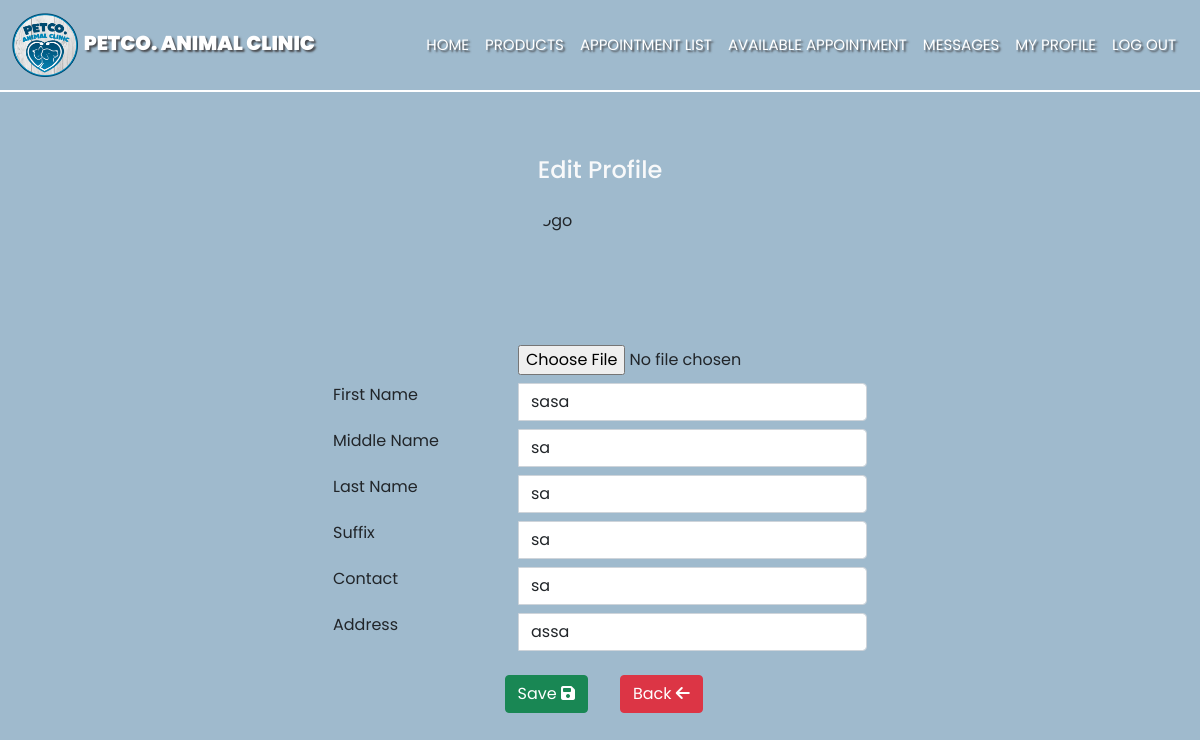
Page /user-edit-profile.php?updateid=99 (signed in) on the committed database.
### tables this page shows
CREATE TABLE `usertable` (
  `id` int(11) NOT NULL,
  `first_name` varchar(255) NOT NULL,
  `middle_name` varchar(255) NOT NULL,
  `last_name` varchar(255) NOT NULL,
  `suffix` varchar(10) NOT NULL,
  `position` varchar(255) NOT NULL,
  `address` varchar(255) NOT NULL,
  `email` varchar(255) NOT NULL,
  `password` varchar(255) NOT NULL,
  `code` mediumint(50) NOT NULL,
  `status` text NOT NULL,
  `contact` varchar(100) NOT NULL,
  `image_dir` varchar(255) NOT NULL,
  `image_filename` varchar(255) NOT NULL,
  `user_level` varchar(255) NOT NULL,
  `archive` varchar(255) NOT NULL
);

### user-edit-profile.php (the view, shortened to what this page needs)
<?php
    require('layouts/header_employee.php');
     require('php/connection.php');
      $user_id = $_SESSION['user_id'];
    if (isset($_GET['updateid'])){
      $editprofile = "SELECT * FROM usertable WHERE id = '$user_id'";
      $result = mysqli_query($con, $editprofile);
      $rowimageEdit = mysqli_fetch_array($result, MYSQLI_ASSOC);
    }
?>
    <div class="container  mt-5">
        <h4 class="text-center c-white py-3 text-light">Edit Profile </h4>
        <form action="php/profile-edit-process.php" method="post" enctype="multipart/form-data">
            <div class="row justify-content-md-center mb-5 ">
                <div class="row justify-content-md-center mb-2">
                    <label class="col-md-2 control-label "></label>
                    <div class="col-md-4 inputGroupContainer ">
                        <div class="input-group">
                            <img src="asset/profiles/<?php echo $rowimageEdit['image_filename']?>"
                                class="rounded-circle" alt="Logo" style="width:40%; height:17vh" />
                            <input type="file" name="photo" placeholder="laagy" required>
                        </div>
                    </div>
                </div>
                <div class="row  justify-content-md-center mb-2">
                    <label class="col-md-2 control-label">First Name</label>
                    <div class="col-md-4 inputGroupContainer">
                        <div class="input-group">
                            <input name="fname" class="form-control" type="text"
                                value="<?php echo $rowimageEdit['first_name'];   ?>" required>
                        </div>
                    </div>
                </div>
                <div class="row  justify-content-md-center mb-2">
                    <label class="col-md-2 control-label">Middle Name</label>
                    <div class="col-md-4 inputGroupContainer">
                        <div class="input-group">
                            <input name="mname" class="form-control" type="text"
                                value="<?php echo $rowimageEdit['middle_name'];   ?>" required>
                        </div>
                    </div>
                </div>
                <div class="row justify-content-md-center mb-2">
                    <label class="col-md-2 control-label">Last Name</label>
                    <div class="col-md-4 inputGroupContainer">
                        <div class="input-group">
                            <input name="lname" class="form-control" type="text"
                                value="<?php echo $rowimageEdit['last_name'];   ?>" required>
                        </div>
                    </div>
                </div>
                <div class="row justify-content-md-center mb-2">
                    <label class="col-md-2 control-label">Suffix</label>
                    <div class="col-md-4 inputGroupContainer">
                        <div class="input-group">
                            <input name="suffix" class="form-control" type="text"
                                value="<?php echo $rowimageEdit['suffix'];   ?>">
                        </div>
                    </div>
                </div>
                <div class="row justify-content-md-center mb-2">
                    <label class="col-md-2 control-label">Contact</label>
                    <div class="col-md-4 inputGroupContainer">
                        <div class="input-group">
                            <input name="contact" class="form-control" type="text"
                                value="<?php echo $rowimageEdit['contact'];   ?>">
                        </div>
                    </div>
                </div>
                <div class="row justify-content-md-center mb-2">
                    <label class="col-md-2 control-label">Address</label>
                    <div class="col-md-4 inputGroupContainer">
                        <div class="input-group">
                            <input name="address" class="form-control" type="text"
                                value="<?php echo $rowimageEdit['address'];   ?>" required>
                        </div>
                    </div>
                </div>
                <div class="row mt-3">
                    <div class="col-6">
                        <button type="submit" name="update_profile" class="btn btn-success float-end"
                            style="max-width:450px;">Save <i class="fa-solid fa-floppy-disk"></i></button>
                    </div>
                    <div class="col-2">
                        <a href="userprofile.php"><span class="btn btn-danger mx-2">Back <i
                                    class="fa-sharp fa-solid fa-arrow-left"></i></span></a>
                    </div>
                </div>
            </div>
    </div>
    </div>
</body>
</html>

### css/emp.css (style rules this page uses)
* { margin: 0; padding: 0; box-sizing: border-box; font-family: 'Poppins', sans-serif; }
body { background: #9FBACD; }
.container { justify-content: center; }

### rows in the picture
usertable: fname "sasa", mname "sa", lname "sa", suffix "sa", contact "sa", address "assa"
